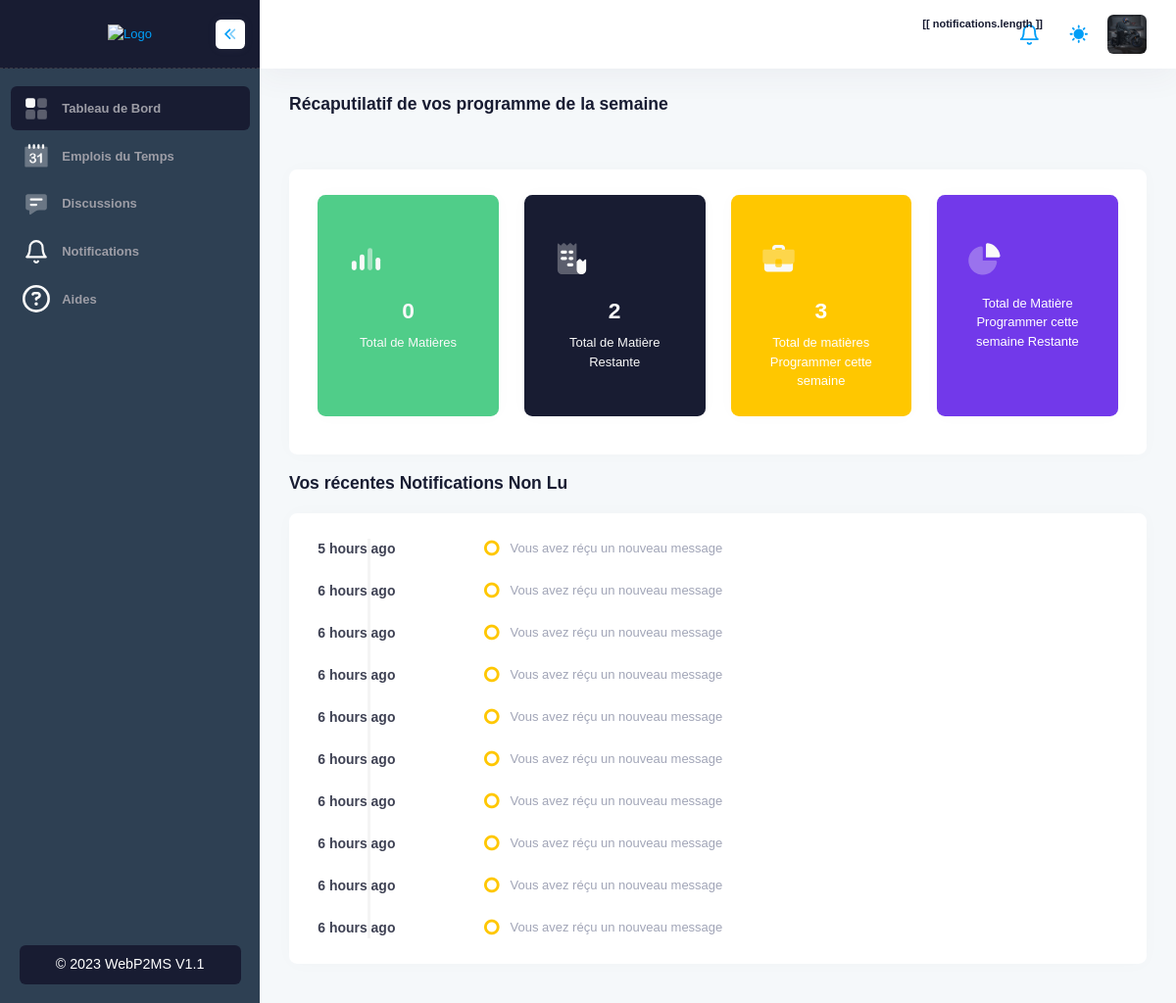
The page / (signed in) on the database as committed earlier.
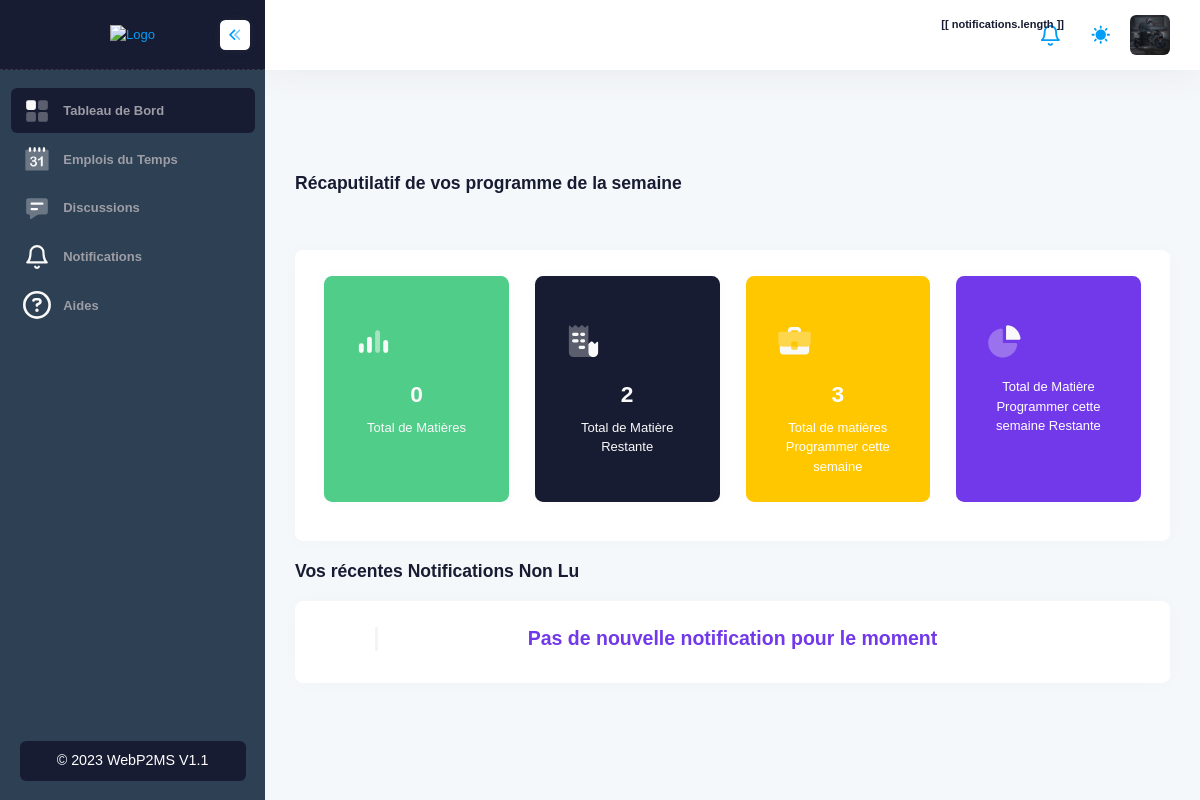
The same page on the database as committed later.
### App/models.py (models this page shows, shortened)
class Notification(models.Model):
    user = models.ForeignKey(
        MyUser, on_delete=models.CASCADE, related_name='notifications')
    message = models.CharField(max_length=255)
    elt = models.IntegerField()
    category = models.CharField(max_length=50, default="shedule")
    is_opened = models.BooleanField(default=False, blank=True)
    created_at = models.DateTimeField(auto_now_add=True)
    class Meta:
        ordering = ['-created_at']

### App/views.py (the view)
# urls.py: path('', views.default, name='default'),
@login_required
def default(request):
    try:
        total_subject_student = models.Subject.objects.filter(level_id=request.user.level.id).count()
    except:
        total_subject_student = 0
    context = {
        'total_students': User.objects.filter().count(),
        'total_teachers': User.objects.filter(is_teacher=True).count(),
        'total_subjects': models.Subject.objects.all().count(),
        'total_classroom': models.Classroom.objects.all().count(),
        'notifications': request.user.notifications.filter(is_opened=False),
        'total_subject_student': total_subject_student,
        'total_subject_w': 2,
        'total_subject_week': 3,
        'total_subject_week_w': 1,
    }
    return render(request, 'app/default.html', context)

### template/app/default.html (shortened to what the changed rows need)
{% extends 'base/base.html' %}
{% load humanize %}
{% block 'main' %}
<div class="d-flex flex-column flex-column-fluid">
    <div id="kt_app_toolbar" class="app-toolbar py-4 py-lg-8">
        <div id="kt_app_toolbar_container" class="app-container container-xxl d-flex flex-stack">
            <div class="page-title d-flex flex-column justify-content-center flex-wrap me-3">
                <h1 class="page-heading d-flex text-dark fw-bold fs-3 flex-column justify-content-center my-0">
                    {% if user.is_staff or user.is_superuser and not user.is_teacher %}
                    Tableau de Bord
                    {% elif user.is_teacher %}
                        Récaputilatif de vos programme de la semaine
                    {% else %}
                    Page récaputilative de la {{ user.level.slug }}
                    {% endif %}
                </h1>
            </div>
        </div>
    </div>
    <div id="kt_app_content" class="app-content flex-column-fluid">
        <div id="kt_app_content_container" class="app-container container-xxl">
            <div class="my-3 card">
                <div class="card-body">
                    <div class="timeline-label">
                        {% for n in notifications %}
                        <div class="timeline-item">
                            <div class="timeline-label w-175px fw-bold text-gray-800 fs-6">
                                {{ n.created_at|naturaltime }}
                            </div>
                            <div class="timeline-badge">
                                <i class="fa fa-genderless text-warning fs-1"></i>
                            </div>
                            <div class="fw-mormal timeline-content text-muted ps-3">
                                {{ n.message }}
                            </div>
                        </div>
                        {% empty %}
                        <h2 class="text-center text-info">Pas de nouvelle notification pour le moment</h2>
                        {% endfor %}
                    </div>
                </div>
            </div>
        </div>
    </div>
</div>
{% endblock %}

Rows that differ between the two databases and show on the page:
removed Notification: created_at "5 hours ago", message "Vous avez réçu un nouveau message"
removed Notification: created_at "6 hours ago", message "Vous avez réçu un nouveau message"
removed Notification: created_at "6 hours ago", message "Vous avez réçu un nouveau message"
removed Notification: created_at "6 hours ago", message "Vous avez réçu un nouveau message"
removed Notification: created_at "6 hours ago", message "Vous avez réçu un nouveau message"
removed Notification: created_at "6 hours ago", message "Vous avez réçu un nouveau message"
removed Notification: created_at "6 hours ago", message "Vous avez réçu un nouveau message"
removed Notification: created_at "6 hours ago", message "Vous avez réçu un nouveau message"
removed Notification: created_at "6 hours ago", message "Vous avez réçu un nouveau message"
removed Notification: created_at "6 hours ago", message "Vous avez réçu un nouveau message"
Other text that changed with them:
text now shown: "Pas de nouvelle notification pour le moment"
